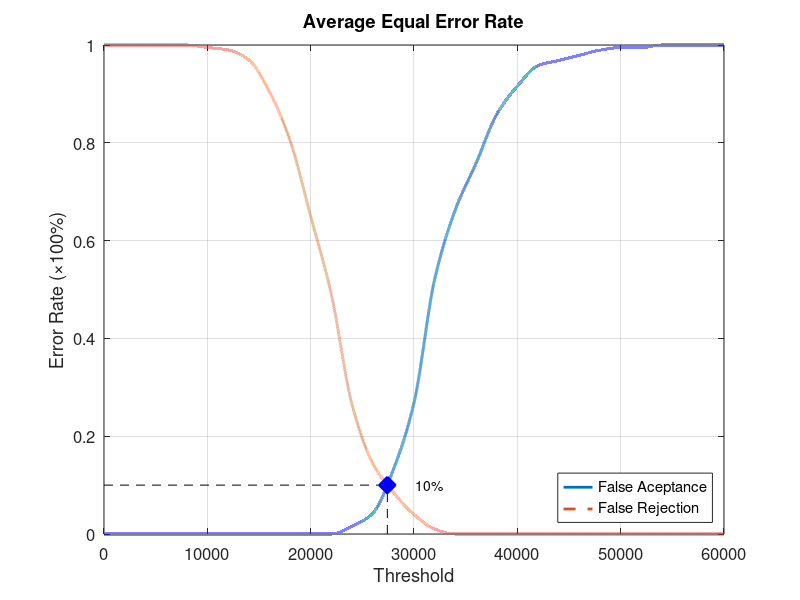
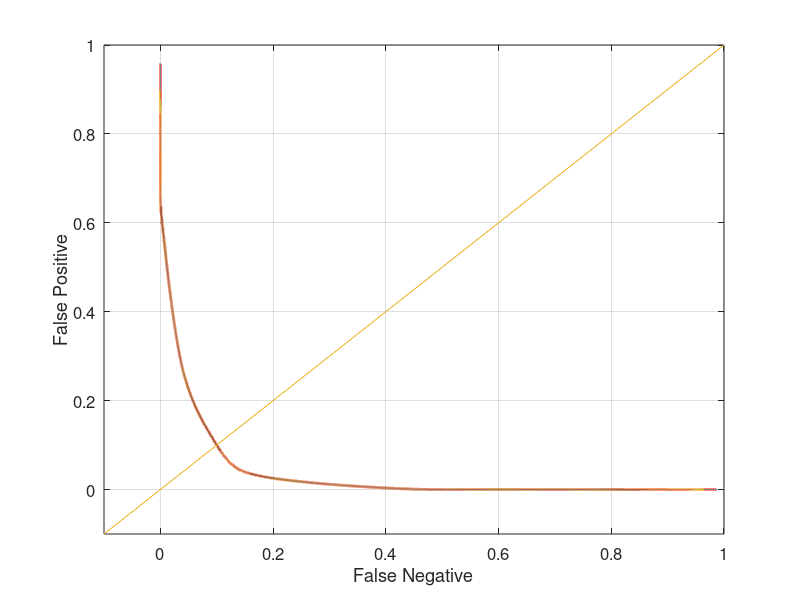

These figures' MATLAB source, in order:
function yEER = Database4_2
close all;
clear;
clc;
x = 0:2000:60000;
xq = 0:0.5:60000;

y0 = [0 0 0 0 0 0 0 0 0 0 0 0 0.0157895 0.0421053 0.131579 0.268421 0.521053 0.663158 0.757895 0.857895 0.915789 0.957895 0.968421 0.978947 0.989474 0.994737 0.994737 1 1 1 1];
yy0 = interp1(x, y0, xq, 'pchip');
y1 = [1 1 1 1 1 0.995 0.99 0.97 0.905 0.805 0.65 0.49 0.265 0.145 0.085 0.04 0.01 0 0 0 0 0 0 0 0 0 0 0 0 0 0];
yy1 = interp1(x, y1, xq, 'pchip');

% Calculating EER: 
y2 = abs(y0 - y1);
find(y2 == min(y2))
yy2 = abs(yy0 - yy1);
xEER = find(yy2 == min(yy2));
xEERIndex = xq(xEER) % X-axis EER
yEER = yy0(xEER) % Y-axis EER

main = figure
plot(xq, yy0,'-','LineWidth', 2);	hold on
plot(xq, yy1,'--','LineWidth', 2);	hold on
plot([xEERIndex xEERIndex], [0 yEER], 'k--');	hold on
plot([0 xEERIndex], [yEER yEER], 'k--');	hold on
plot(xEERIndex, yEER, 'bx', 'LineWidth', 10);	hold on
text(xEERIndex + 10 * xEERIndex / 100, yEER, [num2str(round((10000 * yEER)) / 100) '%'])
legend('False Aceptance', 'False Rejection', 'Location', 'SouthEast')
xlabel('Threshold')
ylabel('Error Rate (\times100%)')
title('Average Equal Error Rate')
set(gca, 'FontSize', 12)
axis([0 60000 0 1])
grid on

print(main, 'Database4_2Main', '-dpng');
FNRxFPR = figure('Color', [1 1 1]);
plot(yy1, yy0, '-', yy1, yy0, 'LineWidth', 2);
hold on
y = -0.1:0.1:1
plot(y, y); 
set(gca, 'FontSize', 12)
xlabel('False Negative')
ylabel('False Positive')
axis([-0.1 1 -0.1 1])
set(gca, 'FontSize', 12)
grid on

print(FNRxFPR, 'Database4_2FNRxFPR','-dpng');
end
